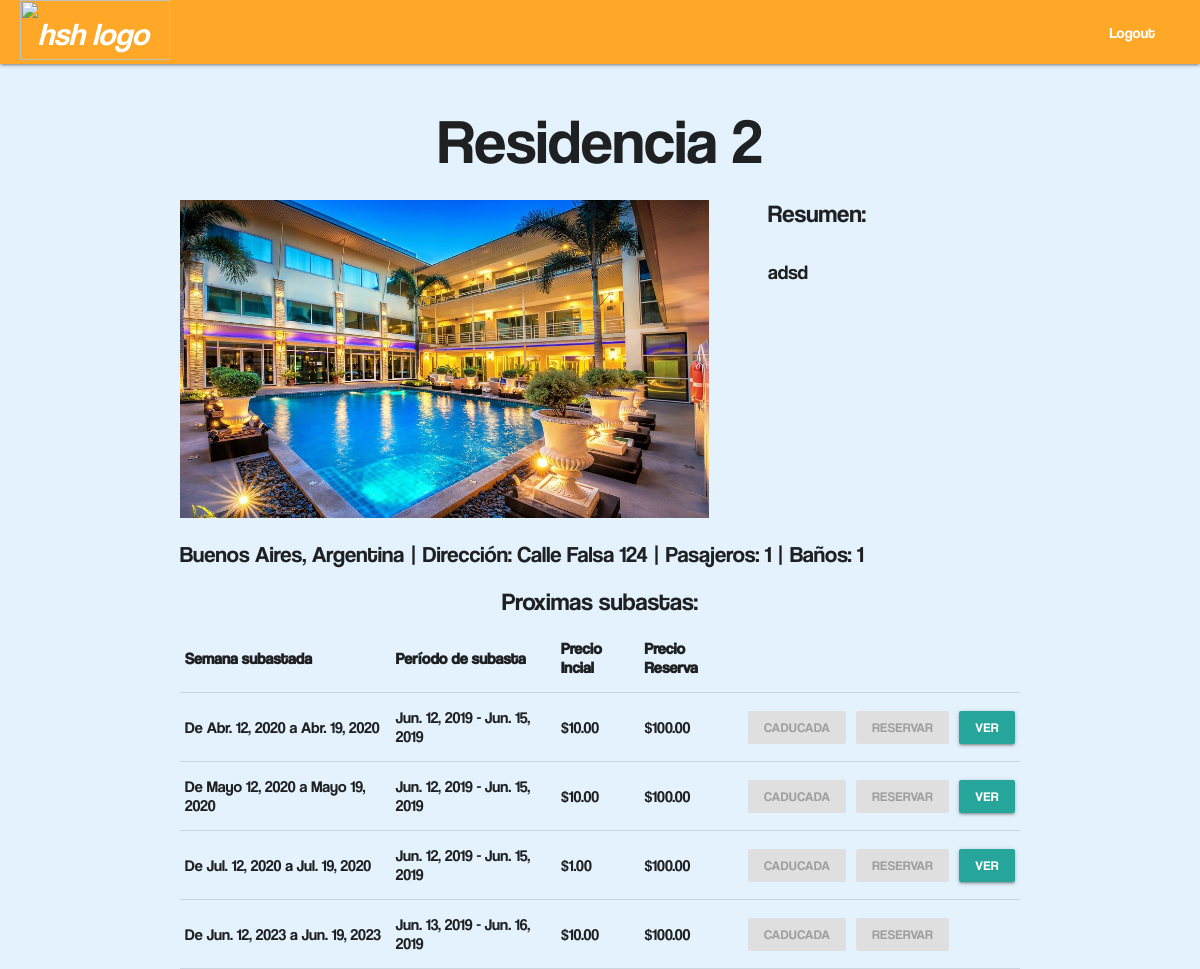
The app's page /ver_residencia/1/, older data.
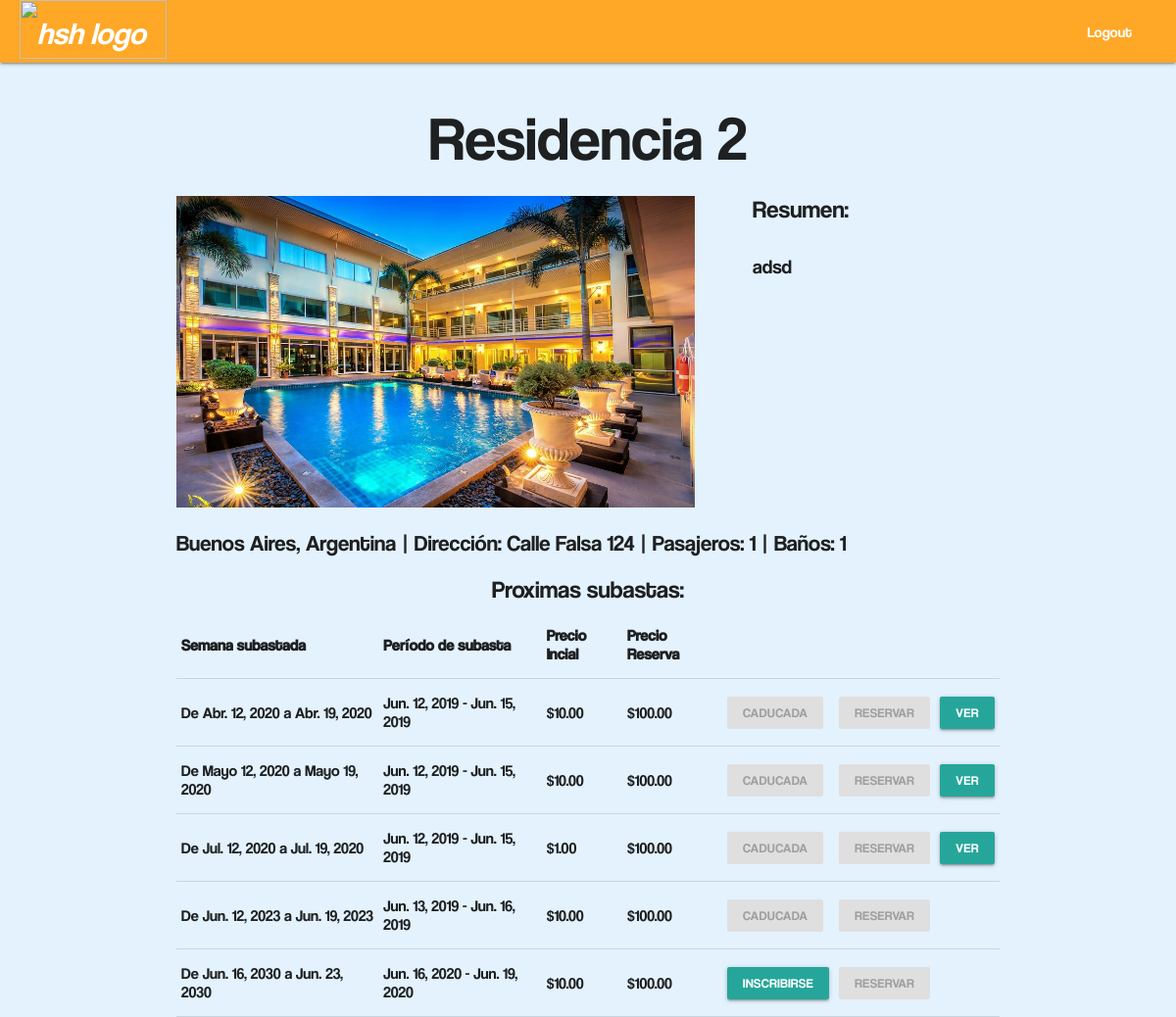
The same page, newer data.
### main/models.py (models this page shows, shortened)
class Residencia(models.Model):
	nombre = models.CharField(max_length=50)
	dirección = models.CharField(max_length=200)
	ciudad = models.CharField(max_length=100)
	pais = models.CharField(max_length=30)
	descripcion = models.TextField()
	habitaciones = models.IntegerField(default=0)
	personas = models.IntegerField(default=0)
	baños = models.IntegerField(default=0)
	class Meta:
		ordering = ['nombre']
	def primerFoto(self):
		if self.imagenes.exists():
			return self.imagenes.first().imagen.name[12:]
		else:
			return "fotos/68184730.jpg"

class Semana(models.Model):
	dia_inicial = models.DateField()
	precio_reserva = models.DecimalField(max_digits=11,decimal_places=2)
	def dia_final(self):
		return self.dia_inicial + timedelta(days=7)
	class Meta:
		abstract = True
		ordering = ['dia_inicial', 'residencia']

class Subasta(Semana):
	precio_inicial = models.DecimalField(max_digits=11,decimal_places=2)
	inicio_de_subasta = models.DateField()
	residencia = models.ForeignKey('Residencia',on_delete=models.CASCADE,related_name='subastas')
	usuarios_inscriptos = models.ManyToManyField('User',related_name='inscripciones')
	iniciada = models.BooleanField(default=False)
	def fin_de_subasta(self):
		return (self.inicio_de_subasta + timedelta(days=3))
	def esta_inscripto(self,usuario):
		return self.usuarios_inscriptos.filter(id=usuario.id).exists()

### main/views.py (the view)
# urls.py: path("ver_residencia/<id_residencia>/", views.residencia, name="residencia"),
def residencia(request, id_residencia):
    import datetime
    res = Residencia.objects.get(id=id_residencia)
    subastas = Subasta.objects.filter(residencia=id_residencia)
    user = request.user
    hoy = datetime.datetime.now().date()
    inscripto = {}
    for s in subastas:
        inscripto[s] = s.esta_inscripto(user)
    return render(request=request,
                  template_name="main/residencias/ver_residencia.html",
                  context={"residencia": res,
                           "inscripto": inscripto,
                           "usuario": user,
                           "hoy": hoy})

### main/templates/main/residencias/ver_residencia.html
{% extends "main/headers/header_logged_in.html" %}
{% load static %}
{% load staticfiles %}
{% block content %}
<body>
  <h1 class="centrar">{{residencia.nombre}}</h1>
  <section>
    <div class="columna-grande">
      <img class="imagen-residencia"
      src="{% static residencia.primerFoto %}" alt="Imagen Residencia: {{ residencia.primerFoto }}">
    </div>
    <h5>Resumen:</h5>
    <div class="columna-chica">
      <div class="compacto scrollable">
        <p style="font-size: 20">{{residencia.descripcion}}</p>
      </div>
    </div>
  </section>
  <section>
    <div class="columna-grande" style="width: 100%; font-size: 150%">
      <span>{{residencia.ciudad}}, {{residencia.pais}} | </span>
      <span>Dirección: {{residencia.dirección}} | </span>
      <span>Pasajeros: {{residencia.personas}} | </span>
      <span>Baños: {{residencia.baños}}</span>
    </div>
  </section>
  {% if inscripto %}
    <div style="float: left; width: 100%">
      <h5 class="centrar">Proximas subastas:</h5>
    </div>
  <table style="width:100%">
    <tr>
      <th>Semana subastada</th>
      <th>Período de subasta</th>
      <th>Precio Incial</th>
      <th>Precio Reserva</th>
      <th></th>
      <th></th>
      <th></th>
    </tr>
    {% for s, i in inscripto.items %}
    <tr>
      <td>De {{s.dia_inicial}} a {{s.dia_final}}</td>
      <td>{{s.inicio_de_subasta}} - {{s.fin_de_subasta}}</td>
      <td>${{s.precio_inicial}}</td>
      <td>${{s.precio_reserva}}</td>
      {% if s.inicio_de_subasta > hoy %}
        {% if i %}
          <td><a href="" class="waves-effect waves-light btn-small disabled">Inscripto<a></td>
        {% else %}
          <td><a href="/inscribirse/{{residencia.id}}/{{s.id}}" class="waves-effect waves-light btn-small">Inscribirse<a></td>
        {% endif %}
      {% else %}
        {% if i %}
          <td><a href="" class="waves-effect waves-light btn-small disabled">Inscripto<a></td>
        {% else %}
          <td><a href="#" class="waves-effect waves-light disabled btn-small">Caducada<a></td>
        {% endif %}
      {% endif %}
      {% if user.premium %}
        <td><a href="/reserva/{{s.id}}" class="waves-effect waves-light btn-small">Reservar<a></td>
      {% else %}
        <td><a href="#" class="waves-effect waves-light disabled btn-small">Reservar<a></td>
      {% endif %}
      {% if s.iniciada %}
        <td><a href="/subasta/{{s.id}}" class="waves-effect waves-light btn-small">Ver<a></td>
      {% endif %}
    </tr>
    {% endfor %}
  {% else %}
    <div style="float: left; width: 100%">
      <h5 class="centrar">No hay subastas disponibles</h5>
    </div>
  {% endif %}
</body>
{% endblock %}

### main/templates/main/headers/header_logged_in.html (shortened to what this page needs)
{% extends "main/builder.html" %}
{% load staticfiles %}
{% block builder %}
  <header>
    <div class="navbar-fixed">
      <nav>
        <div class="nav-wrapper #ffa726 orange lighten-1">
          <a href="/" class="brand-logo">
          <img class="logo" src="{% static 'logos/HSH-Complete.svg' %}" alt="hsh logo">
          </a>
          <ul id="nav-mobile" class="right hide-on-med-and-down">
            <li><a href="/logout">Logout</a></li>
          </ul>
        </div>
      </nav>
    </div>
    <div class="container">
      {% block content %}
      {% endblock %}
    </div>
  </header>
{% endblock %}

### main/templates/main/builder.html (shortened to what this page needs)
<head>
  {% load static %}
  <link href="{% static '/css/main.css' %}" rel="stylesheet">
  <link href="{% static '/css/materialize.css' %}" rel="stylesheet">
</head>
{% block builder %}
{% endblock %}

### staticfiles/css/main.css (style rules this page uses)
.centrar { display: flex; justify-content: center; }
body { background: #e3f2fd; font-family: coolvetica; }
.logo { background-size: 300px; background-repeat: no-repeat; width: 150px; height: 60px; margin-left: 20; position: relative; }
.columna-grande { float: left; width: 70%; }
.columna-chica { float: left; width: 30%; }
.imagen-residencia { width: 90%; }
.compacto { height: 300px; }
.scrollable { overflow: auto; }

Row changes from the older to the newer data that the page shows:
added Subasta: dia_inicial "Jun. 16, 2030", dia_final "Jun. 23, 2030", inicio_de_subasta "Jun. 16, 2020", fin_de_subasta "Jun. 19, 2020", precio_inicial "10.00", precio_reserva "100.00"
